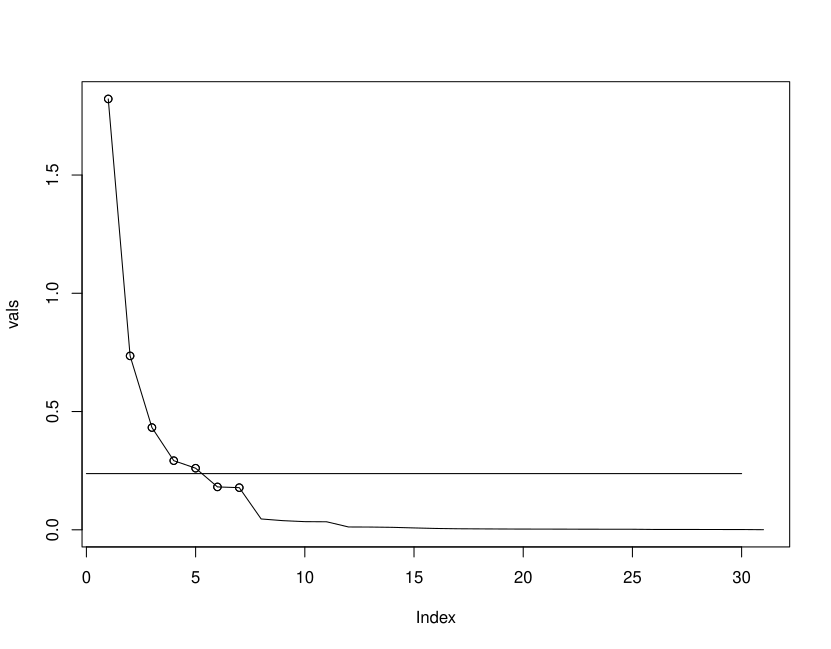

Write R code to recreate this figure.
#!/usr/bin/env Rscript
library(data.table)
library(ggplot2)
library(ggbeeswarm)
library(fdrtool)
suppressPackageStartupMessages(library(here))

dt = fread(paste0(here(), "data/reactions/reactions.tsv"))
dt = dt[!is.na(rate) & source%in%c("pTMH", "HTS_UGT")]


fdrp = function(x, statistic) fdrtool(x, statistic, plot=F, verbose=F)$pval
fdrq = function(x, statistic="pvalue") fdrtool(x, statistic, plot=F, verbose=F)$qval


# vals = dt[enzyme=="At_71C1", rate]
vals = dt[, rate]
vals = sort(vals, decreasing=T)

plot(vals, type='l')

signif = vals[fdrtool(vals, plot=F)$pval < 0.05]
points(1:length(signif), signif)
signif = vals[fdrtool(vals, plot=F)$qval < 0.05]
points(1:length(signif), signif)
signif = vals[fdrtool(vals, plot=F)$lfdr < 1]

cutoff = fdrtool(vals, plot=F)$param[1]
lines(c(0, 2000), c(cutoff, cutoff))


signif = vals[pnorm(vals, mean=0, sd=mean(vals), lower.tail=F) < 0.05]
points(1:length(signif), signif)
signif = vals[phalfnorm(vals, theta=sd2theta(mean(vals)), lower.tail=F) < 0.05]
points(1:length(signif), signif)



dt = dt[, .(enzyme, acceptor, rate)]


dt[,pHalfnormEnz:=phalfnorm(rate, theta=sd2theta(mean(rate)), lower.tail=F), by=enzyme]
dt[,qHalfnormEnz:=p.adjust(pHalfnormEnz), by=enzyme]
dt[,pNormEnz:=pnorm(rate, sd=mean(rate), lower.tail=F), by=enzyme]
dt[,qNormEnz:=p.adjust(pNormEnz), by=enzyme]
dt[,pFdrtoolEnz:=fdrp(rate, "normal"), by=enzyme]
dt[,qFdrtoolEnz:=fdrq(rate, "normal"), by=enzyme]
dt[is.na(dt)] = 1
dt[(pHalfnormEnz < 0.05) & (qHalfnormEnz < 0.05), HalfnormEnz:=T]
dt[(pHalfnormEnz > 0.05) & (qHalfnormEnz > 0.05), HalfnormEnz:=F]
dt[(pNormEnz < 0.05) & (qNormEnz < 0.05), NormEnz:=T]
dt[(pNormEnz > 0.05) & (qNormEnz > 0.05), NormEnz:=F]
dt[(pFdrtoolEnz < 0.05) & (qFdrtoolEnz < 0.05), FdrtoolEnz:=T]
dt[(pFdrtoolEnz > 0.05) & (qFdrtoolEnz > 0.05), FdrtoolEnz:=F]
dt[is.na(dt)] = 0.5

# try stringent vs non stringent (p and q) and discard unsure datapoints between the two thresholds

dt.melt = melt(dt, c("enzyme", "acceptor", "rate"), variable.name="method", value.name="signif")
dt.melt[startsWith(as.character(method), "p"), signif:=signif < 0.05]
dt.melt[startsWith(as.character(method), "q"), signif:=signif < 0.05]
dt.melt[, signif:=as.factor(signif)]


plot_rank = function(meth) {
    ggplot(dt.melt[method==meth], aes(rank(rate), rate, color=signif)) +
        facet_wrap(~enzyme) +
        geom_point(alpha=0.5) +
        theme_linedraw() +
        ggtitle(meth) +
        theme(panel.grid.major=element_line(color="gray"), panel.grid.minor=element_line(color="lightgray"))
}

plot_rank("HalfnormEnz")
ggsave(paste0("thres_HalfnormEnz.pdf"))
plot_rank("NormEnz")
ggsave(paste0("thres_NormEnz.pdf"))
plot_rank("FdrtoolEnz")
ggsave(paste0("thres_FdrtoolEnz.pdf"))


dt.melt[(method=="HalfnormEnz") & (signif==1), .N]
dt.melt[(method=="HalfnormEnz") & (signif!=0), .N]
dt.melt[(method=="NormEnz") & (signif==1), .N]
dt.melt[(method=="NormEnz") & (signif!=0), .N]
dt.melt[(method=="NormEnz") & (signif==0), .N]
dt.melt[(method=="NormEnz") & (signif==0.5), .N]
dt.melt[(method=="FdrtoolEnz") & (signif==1), .N]
dt.melt[(method=="FdrtoolEnz") & (signif!=0), .N]
